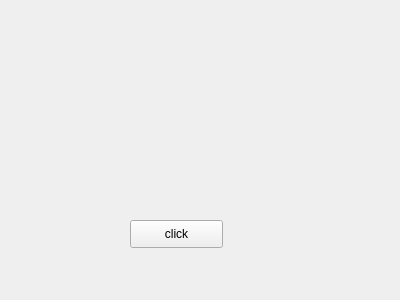
<?xml version="1.0" encoding="UTF-8"?>
<ui version="4.0">
 <class>Form</class>
 <widget class="QWidget" name="Form">
  <property name="geometry">
   <rect>
    <x>0</x>
    <y>0</y>
    <width>400</width>
    <height>300</height>
   </rect>
  </property>
  <property name="windowTitle">
   <string>Form</string>
  </property>
  <widget class="QPushButton" name="pushButton">
   <property name="geometry">
    <rect>
     <x>130</x>
     <y>220</y>
     <width>93</width>
     <height>28</height>
    </rect>
   </property>
   <property name="text">
    <string>click</string>
   </property>
  </widget>
 </widget>
 <resources/>
 <connections/>
</ui>
